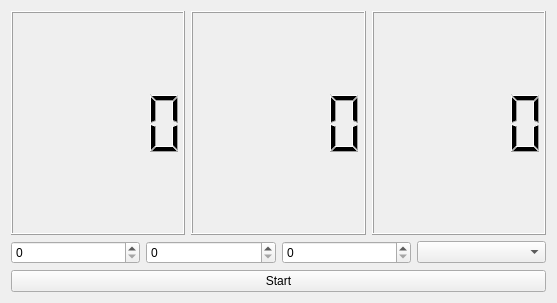
<?xml version="1.0" encoding="UTF-8"?>
<ui version="4.0">
 <class>ClockDown</class>
 <widget class="QWidget" name="ClockDown">
  <property name="geometry">
   <rect>
    <x>0</x>
    <y>0</y>
    <width>557</width>
    <height>303</height>
   </rect>
  </property>
  <property name="windowTitle">
   <string>ClockDown</string>
  </property>
  <layout class="QGridLayout" name="gridLayout">
   <item row="0" column="0">
    <layout class="QHBoxLayout" name="m_displayLayout">
     <item>
      <widget class="QLCDNumber" name="m_hourDisplay"/>
     </item>
     <item>
      <widget class="QLCDNumber" name="m_minuteDisplay"/>
     </item>
     <item>
      <widget class="QLCDNumber" name="m_secondDisplay"/>
     </item>
    </layout>
   </item>
   <item row="1" column="0">
    <layout class="QHBoxLayout" name="horizontalLayout">
     <item>
      <widget class="QSpinBox" name="m_hourSpinBox"/>
     </item>
     <item>
      <widget class="QSpinBox" name="m_minuteSpinBox"/>
     </item>
     <item>
      <widget class="QSpinBox" name="m_secondSpinBox"/>
     </item>
     <item>
      <widget class="QComboBox" name="m_comboBoxComand"/>
     </item>
    </layout>
   </item>
   <item row="2" column="0">
    <widget class="QPushButton" name="m_startButton">
     <property name="text">
      <string>Start</string>
     </property>
    </widget>
   </item>
  </layout>
 </widget>
 <resources/>
 <connections/>
</ui>
